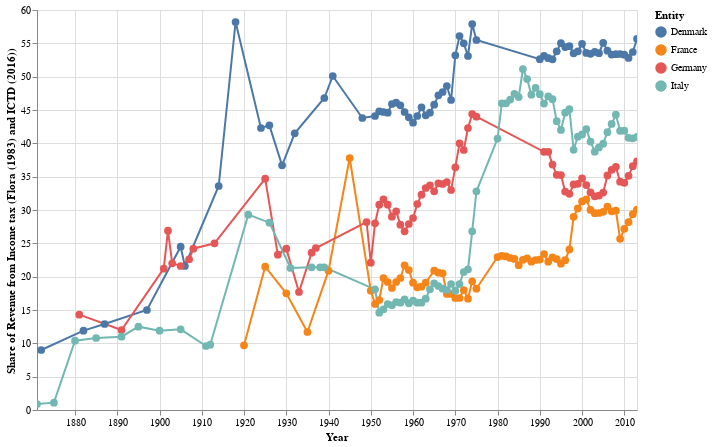

Notebook code cell kept with this figure:
### Code cell
relevant_countries = extract_relevant_countries(euro_df, ['Denmark', 'Italy', 'Germany', 'France'])

draw_lines(relevant_countries, 'Share of Revenue from Income tax (Flora (1983) and ICTD (2016))')

### Figure 1 — Vega-Lite specification as saved in the notebook (floating-point values rounded to 4 significant figures; data arrays with more than 128 entries replaced by an {"elided": "..."} marker saying what was removed)
{"config": {"view": {"continuousWidth": 400, "continuousHeight": 300}}, "data": {"name": "data-19e08d107247c19a44d8b5cdd7cfee05"}, "mark": {"type": "line", "point": {"color": "black", "size": 60}}, "encoding": {"color": {"field": "Entity", "type": "nominal"}, "tooltip": {"field": "Year", "type": "temporal"}, "x": {"field": "Year", "type": "temporal"}, "y": {"field": "Share of Revenue from Income tax (Flora (1983) and ICTD (2016))", "type": "quantitative"}}, "height": 400, "selection": {"selector002": {"type": "interval", "bind": "scales", "encodings": ["x", "y"]}}, "width": 600, "$schema": "https://vega.github.io/schema/vega-lite/v4.17.0.json", "datasets": {"data-19e08d107247c19a44d8b5cdd7cfee05": {"elided": "269 records"}}}
